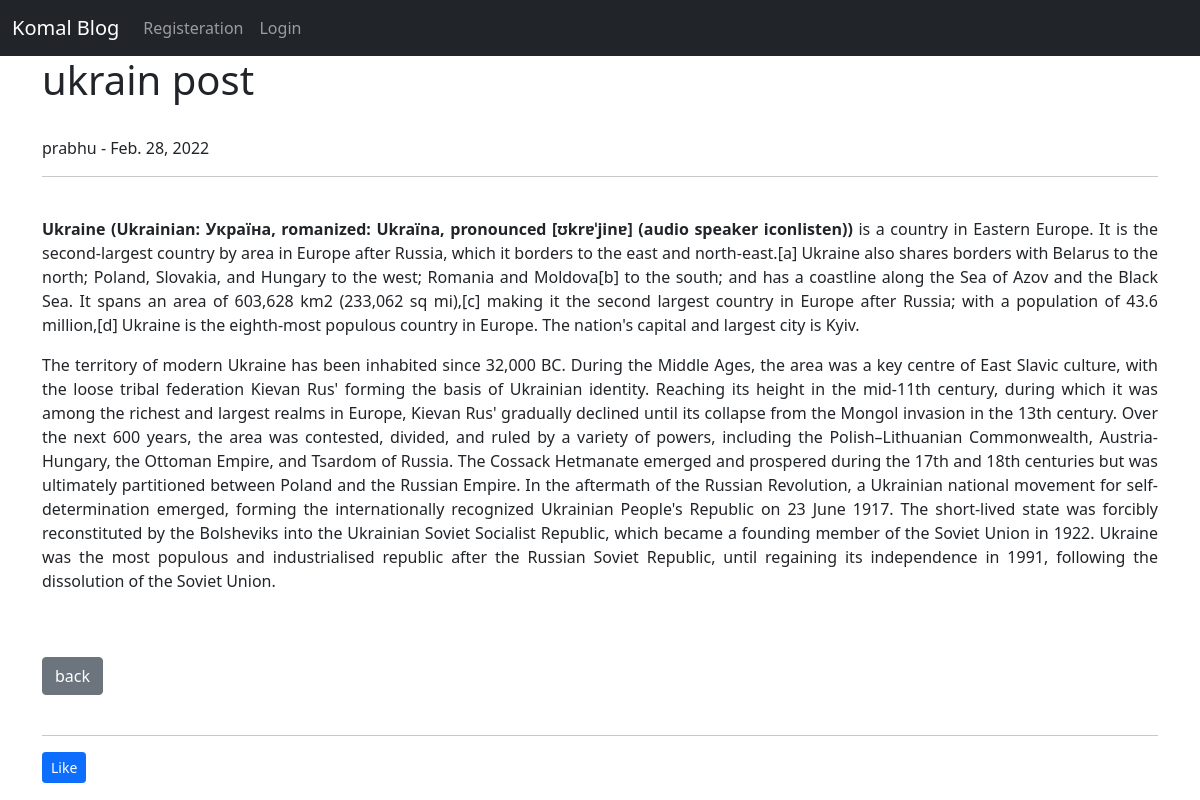
/artical/4, run on the app's committed database.
### egg/models.py (models this page shows, shortened)
class post(models.Model):
    title  = models.CharField(max_length=255)
    author = models.ForeignKey(User, on_delete=models.CASCADE)
    body = models.TextField()
    post_date = models.DateField(auto_now_add=True)
    category = models.CharField(max_length=255,default='indian')
    likes = models.ManyToManyField(User, related_name = 'blog_posts')

### egg/views.py (the view)
# urls.py: path('artical/<int:pk>',inputview.as_view(),name="input"),
class inputview(DetailView):
    model = post
    template_name ='input.html'

### templates/input.html (shortened to what this page needs)
{% extends 'base.html' %}
{% block content %}
<h1>{{post.title}}</h1><br>
{{ post.author.first_name }} - {{ post.post_date }} &nbsp
<hr>
<br>
{{post.body |safe }}<br>
<br>
<a href="{% url 'home' %}" class="btn btn-secondary"> back </a>
<br><br>
<hr>
<form action = "{% url 'like_post' post.pk%}" method = "post">
  <button type = "submit", neme = "post_id,  value="{{ post.id  }}", class="btn btn-primary btn-sm">Like</button>
</form>
{% endblock %}

### data on the page
post: title "ukrain post", author.first_name "prabhu", post_date "Feb. 28, 2022", body "Ukraine (Ukrainian: Україна, romanized: Ukraïna, pronounced [ʊkrɐˈjinɐ] (audio speaker iconlisten)) is a country in Eastern Europe. It is the second-largest country by area in Europe after Russia, which it borders to the east and north-east.[a] Ukraine also shares borders with Belarus to the north; Poland, Slovakia, and Hungary to the west; Romania and Moldova[b] to the south; and has a coastline along the Sea of Azov and the Black Sea. It spans an area of 603,628 km2 (233,062 sq mi),[c] making it the second largest country in Europe after Russia; with a population of 43.6 million,[d] Ukraine is the eighth-most populous country in Europe. The nation's capital and largest city is Kyiv. The…"
